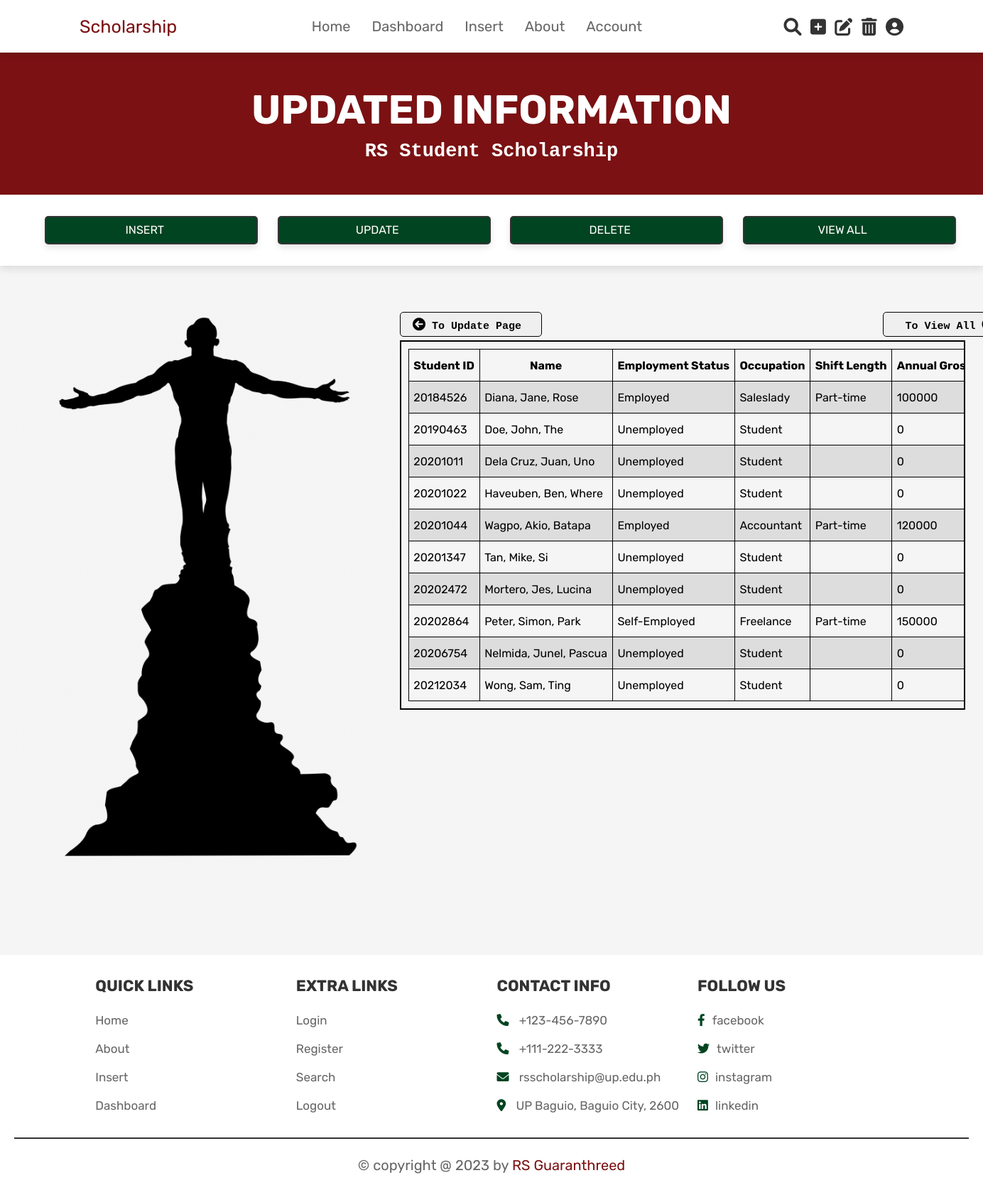
/updated-studemploy-info.php (signed in), run on the app's committed database.
### tables this page shows
CREATE TABLE `scholar_basic_info` (
  `Student_ID` int(10) NOT NULL,
  `last_name` varchar(30) NOT NULL,
  `given_name` varchar(30) NOT NULL,
  `middle_name` varchar(30) NOT NULL,
  `sex` varchar(10) NOT NULL,
  `birthdate` date NOT NULL,
  `citizenship` varchar(30) NOT NULL,
  `civil_status` varchar(30) NOT NULL,
  `permanent_address` varchar(100) NOT NULL,
  `present_address` varchar(100) NOT NULL,
  `email_address` varchar(100) NOT NULL,
  `mobile_number` varchar(11) NOT NULL
);

CREATE TABLE `stud_employ_status` (
  `Student_ID` int(10) NOT NULL,
  `employ_status` varchar(30) NOT NULL,
  `occupation` varchar(30) NOT NULL,
  `shift_length` varchar(30) NOT NULL,
  `stud_annual_gross_salary` int(10) NOT NULL,
  `employer_name` varchar(50) NOT NULL,
  `company_name` varchar(30) NOT NULL,
  `work_address` varchar(100) NOT NULL
);

### updated-studemploy-info.php (the view, shortened to what this page needs)
<?php
@include 'config.php';
$query = mysqli_query($conn, "SELECT scholar_basic_info.Student_ID, CONCAT(last_name, ', ', given_name, ', ', middle_name) AS Name,
                employ_status, occupation, shift_length, stud_annual_gross_salary, employer_name,
                company_name, work_address
                FROM `scholar_basic_info`
                JOIN `stud_employ_status` ON scholar_basic_info.Student_ID =stud_employ_status.Student_ID");
?>
<!DOCTYPE html>
<html lang="en">
<head>
   <link rel="stylesheet" href="https://cdnjs.cloudflare.com/ajax/libs/font-awesome/6.0.0/css/all.min.css">
   <link rel="stylesheet" href="css/home_style.css">
</head>
<body>
    <?php @include 'header.php'; ?>
    <section class="heading">
    <h3>updated information</h3 >
    <h4>RS Student Scholarship</h4>
    </section>
    <section class="function">
        <div class="function-bar">
                <div class="funbar"><a  class="function-box" href="insert.php">INSERT</a></div>
                <div class="funbar"><a  class="function-box" href="update-page.php">UPDATE</a></div>
                <div class="funbar"><a  class="function-box" href="delete.php">DELETE</a></div>
                <div class="funbar"><a  class="function-box" href="view-page.php">VIEW ALL</a></div>
        </div>
    </section>
    <section class="update-content">
    <div class="update-container">
        <div class="update-left">
            <img class="up" src="images/oblation.png"/>
        </div>
        <div class="update-right">
        <div class="right-left">
            <button type="button" class="button2" onclick = "cancel()"><i class="fa fa-arrow-circle-left" style="font-size:18px"></i>  To Update Page</button>
        </div>
        <div class="right-right">
            <button type="button" class="button2" onclick = "view()">To View All  <i class="fa fa-arrow-circle-right" style="font-size:18px"></i></button>
        </div>
        <section class ="view-all1">
                <div class="scrollmenu1">
                <table class ="view1">
                    <tr>
                        <th>Student ID</th>
                        <th>Name</th>
                        <th>Employment Status</th>
                        <th>Occupation</th>
                        <th>Shift Length</th>
                        <th>Annual Gross Salary</th>
                    </tr>
                <?php while($rows = $query ->fetch_assoc()){
                ?>
                    <tr>
                        <td><?php echo $rows['Student_ID'];?></td>
                        <td><?php echo $rows['Name'];?></td>
                        <td><?php echo $rows['employ_status'];?></td>
                        <td><?php echo $rows['occupation'];?></td>
                        <td><?php echo $rows['shift_length'];?></td>
                        <td><?php echo $rows['stud_annual_gross_salary'];?></td>
                    </tr>
                <?php
                }
                ?>
                </table>
                </div>
                </section>
        </div>
    </div>
    </section>
    <?php @include 'footer.php'; ?>
</body>
</html>

### css/home_style.css (style rules this page uses)
:root { --pink:#e84393; --red:#c0392b; --orange:#f39c12; --black:#333; --white:#fff; --light-color:#666; --light-white:#ccc; --light-bg:#f5f5f5; --forest-green : #014421; --maroon : #7b1113; --gold : #FFD700; --gray: #676767; --border:.2rem solid var(--black); --box-shadow:0 .5rem 1rem rgba(0,0,0,.1); }
* { font-family: 'Rubik', sans-serif; margin:0; padding:0; box-sizing: border-box; outline: none; border:none; text-decoration: none; transition:all .2s linear; }
html { font-size: 62.5%; overflow-x: hidden; scroll-behavior: smooth; scroll-padding-top: 6.5rem; }
body { background: var(--light-bg); }
section { padding:3rem 2rem; }
.heading { display: flex; flex-flow: column; align-items: center; justify-content: center; gap:1rem; background-color: var(--maroon); text-align: center; min-height: 25vh; }
.heading h3 { font-size: 5.7rem; color:var(--white); text-transform: uppercase; }
.heading h4 { font-size: 2.7rem; color:var(--white); font-family: 'Courier New', Courier, monospace; }
.function { top:0; left:0; right:0; background-color: var(--white); z-index: 1000; width: 100%; box-shadow: var(--box-shadow); }
.function .function-bar { width: fit-content; display: block; margin-left: auto; margin-right: auto; }
.function .function-bar .funbar { display: inline-flex; margin-left: auto; margin-right: auto; padding-left: 2.5rem; }
.function .function-bar .funbar .function-box { display: inline-block; margin-left: auto; margin-right: auto; padding-top: 6pt; width: 30rem; height: 4rem; background-color: var(--forest-green); border: var(--border); border-radius: 0.5rem; text-align: center; color: #fff; font-size: medium; box-shadow: var(--box-shadow); }
.function-box:after { content: '\00BB'; padding-left: 7pt; transition: 0.5s; opacity: 0; top: 0; }
.view td, th { border: 1px solid; padding-left: 5pt; padding-right: 5pt; height: 3rem; }
.update-content { width: 100%; min-height: 110vh; }
.update-content .update-container { min-height: 110vh; }
.update-content .update-container .update-left { float: left; width: 40%; }
.update-content .update-container .update-left .up { height: 100vh; width: 100%; }
.update-content .update-container .update-right { margin-left: 40%; margin-top: 3rem; }
.view-all1 { min-height: 40vh; margin: -1.5rem; }
.view-all1 div.scrollmenu1 { overflow: auto; white-space: nowrap; border: 2px solid; }
.view-all1 .scrollmenu1 .view1 { width: 100%; margin: 1rem; }
.view1 { border-collapse: collapse; width: 20rem; font-size: medium; }
.view1 td, th { border: 1px solid; padding-left: 5pt; padding-right: 5pt; height: 4.5rem; }
.view1 tr:nth-child(even) { background-color: #dddddd; }
.update-content .update-container .update-right .right-left { float: left; margin-bottom: -3rem; }
.update-content .update-container .update-right .right-right { margin-left: 68rem; margin-bottom: -3rem; }
.update-content .update-container .update-right .button2 { height: 3.5rem; width: 20rem; font-size: 1.5rem; font-family: 'Courier New', Courier, monospace; font-weight: bold; padding-right: 1rem; margin:0.5rem 0.5rem; padding-top: 0.2rem; border: 1px solid; margin-bottom: 0.5rem; border-radius: 0.5rem; }

### data on the page
scholar_basic_info: Student_ID "20184526", Name "Diana, Jane, Rose", stud_employ_status.employ_status "Employed", stud_employ_status.occupation "Saleslady", stud_employ_status.shift_length "Part-time", stud_employ_status.stud_annual_gross_salary "100000"
scholar_basic_info: Student_ID "20190463", Name "Doe, John, The", stud_employ_status.employ_status "Unemployed", stud_employ_status.occupation "Student", stud_employ_status.stud_annual_gross_salary "0"
scholar_basic_info: Student_ID "20201011", Name "Dela Cruz, Juan, Uno", stud_employ_status.employ_status "Unemployed", stud_employ_status.occupation "Student", stud_employ_status.stud_annual_gross_salary "0"
scholar_basic_info: Student_ID "20201022", Name "Haveuben, Ben, Where", stud_employ_status.employ_status "Unemployed", stud_employ_status.occupation "Student", stud_employ_status.stud_annual_gross_salary "0"
scholar_basic_info: Student_ID "20201044", Name "Wagpo, Akio, Batapa", stud_employ_status.employ_status "Employed", stud_employ_status.occupation "Accountant", stud_employ_status.shift_length "Part-time", stud_employ_status.stud_annual_gross_salary "120000"
scholar_basic_info: Student_ID "20201347", Name "Tan, Mike, Si", stud_employ_status.employ_status "Unemployed", stud_employ_status.occupation "Student", stud_employ_status.stud_annual_gross_salary "0"
scholar_basic_info: Student_ID "20202472", Name "Mortero, Jes, Lucina", stud_employ_status.employ_status "Unemployed", stud_employ_status.occupation "Student", stud_employ_status.stud_annual_gross_salary "0"
scholar_basic_info: Student_ID "20202864", Name "Peter, Simon, Park", stud_employ_status.employ_status "Self-Employed", stud_employ_status.occupation "Freelance", stud_employ_status.shift_length "Part-time", stud_employ_status.stud_annual_gross_salary "150000"
scholar_basic_info: Student_ID "20206754", Name "Nelmida, Junel, Pascua", stud_employ_status.employ_status "Unemployed", stud_employ_status.occupation "Student", stud_employ_status.stud_annual_gross_salary "0"
scholar_basic_info: Student_ID "20212034", Name "Wong, Sam, Ting", stud_employ_status.employ_status "Unemployed", stud_employ_status.occupation "Student", stud_employ_status.stud_annual_gross_salary "0"
